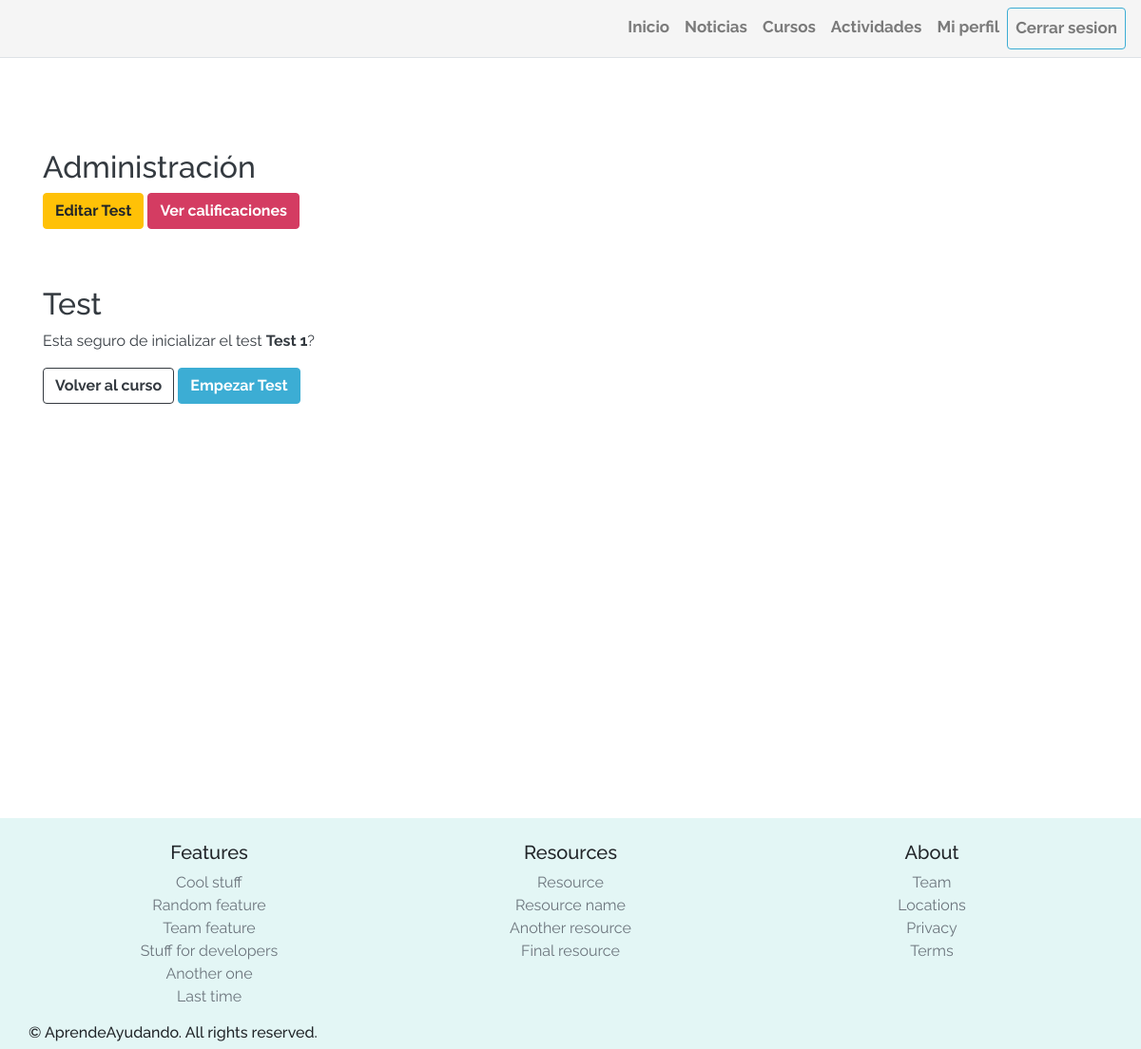
/quiz/startquiz/2/ (signed in), run on an earlier commit of the app's database.
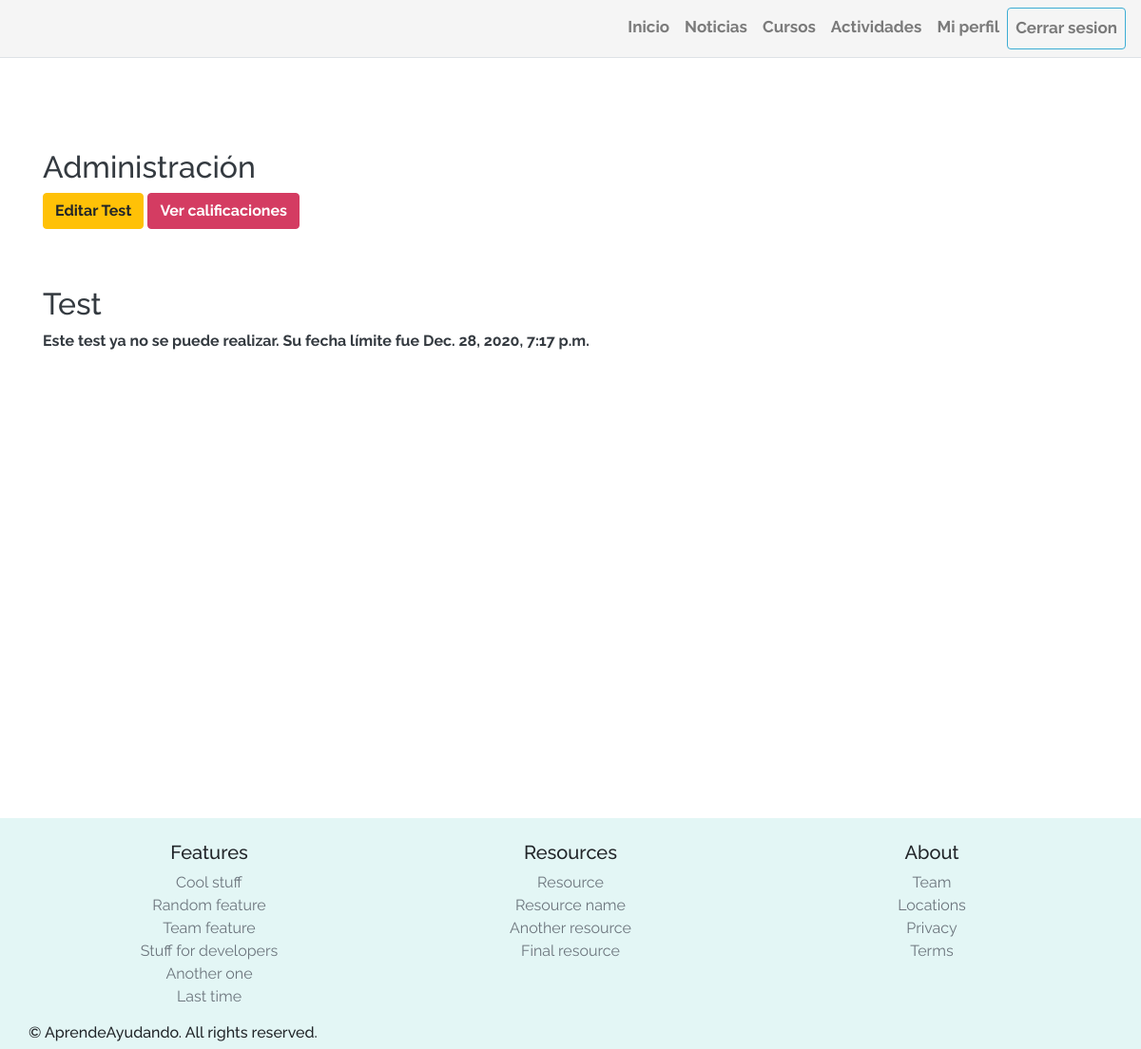
And on a later commit of the database.
### quiz/models.py (models this page shows, shortened)
class Quiz(models.Model):
    title = models.CharField(max_length=50)
    description = models.CharField(max_length=500, blank=True, null=True)
    maximum_date = models.DateTimeField(verbose_name="Maximum Date", null=True, blank=True)
    repeatable = models.BooleanField()
    show_qualification = models.BooleanField(default=False)
    show_quiz = models.BooleanField(default=False)
    activity = models.ForeignKey(Activity, on_delete=models.CASCADE, null=True, blank=True)
    course = models.ForeignKey(Course, on_delete=models.CASCADE, null=True, blank=True)
    class Meta:
        constraints = [
            models.CheckConstraint(
                check = (
                    models.Q(activity__isnull = True, course__isnull = False)
                    |
                    models.Q(activity__isnull = False, course__isnull = True)
                ),
                name='Quiz_activityAndCourse_are_null_or_notnull'
            ),
        ]

### quiz/views.py (the view)
# urls.py: path('startquiz/<int:quiz_id>/',views.startQuiz, name='startQuiz'),
@login_required
def startQuiz(request, quiz_id):
    quiz = get_object_or_404(Quiz, pk=quiz_id)
    if quiz.course== None:
        isOwner = quiz.activity.entity == request.user
        is_course = False
        activity_or_course_id = quiz.activity.id
    else:
        isOwner = quiz.course.teacher == request.user
        is_course = True
        activity_or_course_id = quiz.course.id
    if quiz.maximum_date:
        expired = timezone.now() > quiz.maximum_date
    else:
        expired = False
    exist_finished_qualification = None
    exist_started_qualification = None
    list_finished_qualification = Qualification.objects.filter(user=request.user, quiz=quiz, finish=True)
    list_started_qualification = Qualification.objects.filter(user=request.user, quiz=quiz, finish=False)
    if list_finished_qualification:
        exist_finished_qualification = True
    else:
        exist_finished_qualification = False
    if list_started_qualification:
        exist_started_qualification = True
    else:
        exist_started_qualification = False
    ctx = {
        'quiz':quiz,
        'exist_finished_qualification':exist_finished_qualification,
        'exist_started_qualification':exist_started_qualification,
        'isOwner':isOwner,
        'expired':expired
    }
    return render(request, 'quiz/startquiz.html', ctx)

### AprendeAyudando/templates/quiz/startquiz.html (shortened to what this page needs)
{% extends "registration/base.html" %}
{% block style %}
    {% load static %}
    <link rel="stylesheet" type="text/css" href="{% static 'activity/style.css' %}">
{% endblock %}
{% block content %}
<section class="bg-white text-dark py-5 min-vh-100">
    <div class="container py-5">
        {% if isOwner or user.is_superuser %}
            <h2>Administración</h2>
            <a href="{% url 'quiz:administrationQuiz' quiz.id %}" class="btn btn-warning">Editar Test</a>
            <a href="{% url 'quiz:viewQualifications' quiz.id %}" class="btn btn-danger">Ver calificaciones</a>
            <br>
        {% endif %}
        <h2 style="margin-top: 60px;">Test</h2>
        {% if expired %}
            <p><strong>Este test ya no se puede realizar. Su fecha límite fue {{quiz.maximum_date}}</strong></p>
        {% else %}
            {% if not exist_started_qualification and not exist_finished_qualification %}
                <p>Esta seguro de inicializar el test <strong>{{quiz.title}}</strong>?</p>
                {% if quiz.course is not None %}
                    <a href="{% url 'courses:join' quiz.course.id %}" class="btn btn-outline-dark">Volver al curso</a>
                {% else %}
                    <a href="{% url 'activity:join' quiz.activity.id %}" class="btn btn-outline-dark">Volver a la actividad</a>
                {% endif %}
                <a href="{% url 'quiz:doQuiz' quiz.id %}" class="btn btn-secondary">Empezar Test</a>
            {% endif %}
        {% endif %}
    </div>
</section>
{% endblock %}

### AprendeAyudando/templates/registration/base.html (shortened to what this page needs)
{% load static %}
<!DOCTYPE html>
<html>
	<head>
		<link rel="stylesheet" type="text/css" href="{% static 'general/bs5/css/bootstrap.css' %}" />
		<link rel="stylesheet" href="https://cdnjs.cloudflare.com/ajax/libs/font-awesome/4.7.0/css/font-awesome.min.css">
		{% block style %}
		{% endblock %}
	</head>
	<body>
		<nav class="navbar navbar-expand-lg navbar-light bg-light border-bottom border-gray-300">
			<div class="collapse navbar-collapse" id="navbarText">
			<ul class="navbar-nav ml-auto">
				<li class="nav-item">
				<a class="nav-link" href="/">Inicio</a>
				</li>
				<li class="nav-item">
				<a class="nav-link" href="/news">Noticias</a>
				</li>
				<li class="nav-item">
				<a class="nav-link" href="/courses">Cursos</a>
				</li>
				<li class="nav-item">
					<a class="nav-link" href="/activity">Actividades</a>
				</li>
				{% if not user.is_authenticated %}
				<li class="nav-item">
					<a class="nav-link" href="/register" >Registro</a>
				</li>
				<li class="nav-item">
					<a class="nav-link btn btn-outline-secondary" href="/accounts/login">Login</a>
				</li>
				{% else %}
				<li class="nav-item">
					<a class="nav-link" href="/account" >Mi perfil</a>
				</li>
				<li class="nav-item">
					<a class="nav-link btn btn-outline-secondary" href="{% url 'logout' %}">Cerrar sesion</a>
				</li>
				{% endif %}
			</ul>
			</div>
		</nav>
		<main role="main">
			{% block content %}
			{% endblock %}
		</main>
		<footer class="footer bg-info mh-25 text-center">
			<div class="container pt-4">
				<div class="row">
					<div class="col-4">
						<h5>Features</h5>
						<ul class="list-unstyled text-small">
						<li><a class="text-muted" href="#">Cool stuff</a></li>
						<li><a class="text-muted" href="#">Random feature</a></li>
						<li><a class="text-muted" href="#">Team feature</a></li>
						<li><a class="text-muted" href="#">Stuff for developers</a></li>
						<li><a class="text-muted" href="#">Another one</a></li>
						<li><a class="text-muted" href="#">Last time</a></li>
						</ul>
					</div>
					<div class="col-4">
						<h5>Resources</h5>
						<ul class="list-unstyled text-small">
						<li><a class="text-muted" href="#">Resource</a></li>
						<li><a class="text-muted" href="#">Resource name</a></li>
						<li><a class="text-muted" href="#">Another resource</a></li>
						<li><a class="text-muted" href="#">Final resource</a></li>
						</ul>
					</div>
					<div class="col-4">
						<h5>About</h5>
						<ul class="list-unstyled text-small">
						<li><a class="text-muted" href="#">Team</a></li>
						<li><a class="text-muted" href="#">Locations</a></li>
						<li><a class="text-muted" href="#">Privacy</a></li>
						<li><a class="text-muted" href="#">Terms</a></li>
						</ul>
					</div>
				</div>
				<div class="row">
					<h6 class="copyright">&copy; AprendeAyudando. All rights reserved.</h6>
				</div>
			</div>
		</footer>
	</body>
</html>

What changed in the data, as far as the page shows it:
changed Quiz: maximum_date (not shown) → "Dec. 28, 2020, 7:17 p.m."; title "Test 1" → (not shown)
Also different on the page:
text no longer shown: "Esta seguro de inicializar el test ? Volver al curso Empezar Test"
text now shown: "Este test ya no se puede realizar. Su fecha límite fue"
